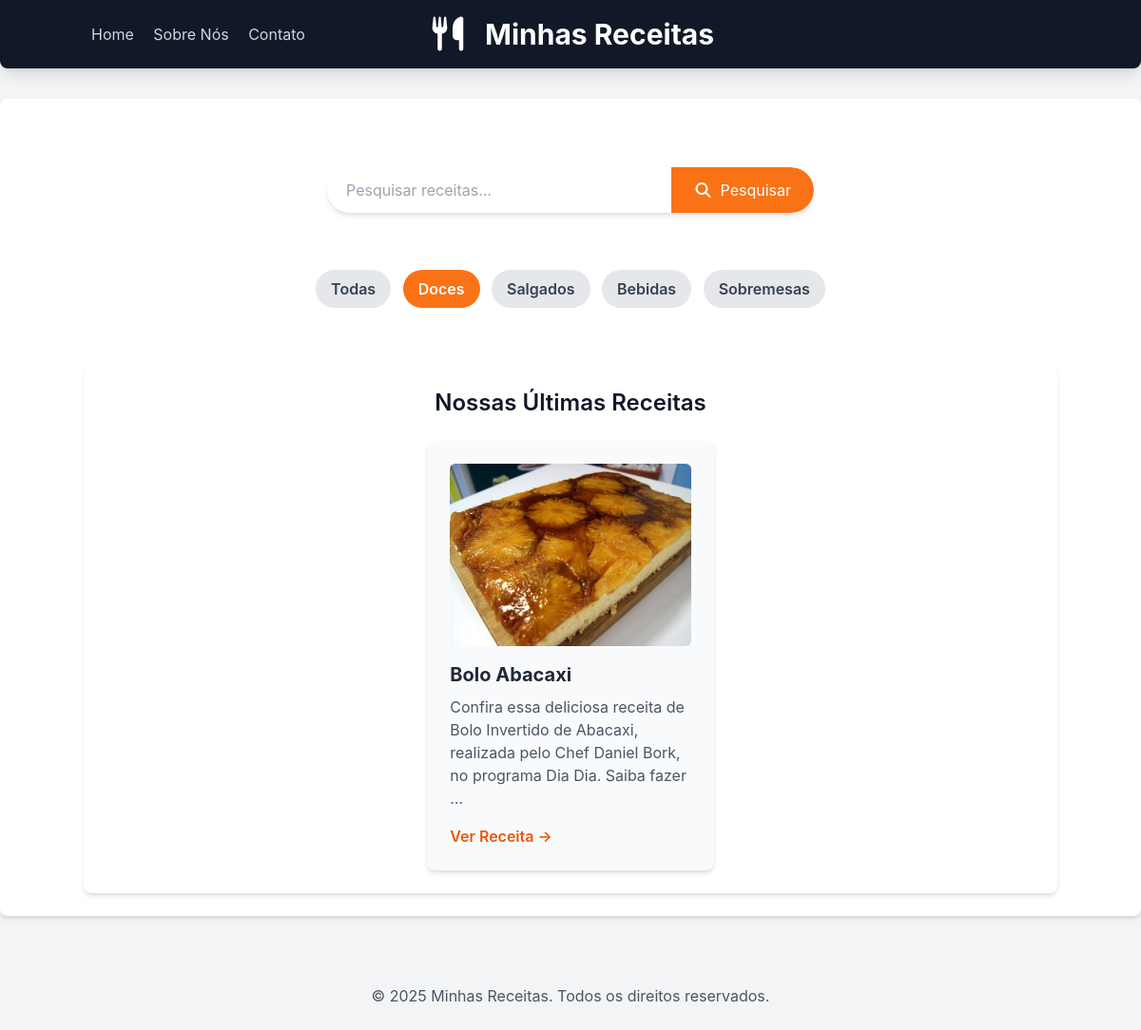
/?category=doces, run on the app's committed database.
### receitas/models.py (models this page shows, shortened)
class Receita(models.Model):
    CATEGORIAS = [
        ('doces', 'Doces'),
        ('salgados', 'Salgados'),
        ('bebidas', 'Bebidas'),
        ('sobremesas', 'Sobremesas'),
    ]
    title = models.CharField(max_length=200)
    description = models.TextField()
    ingredients = models.TextField()
    instructions = models.TextField()
    categoria = models.CharField(max_length=20, choices=CATEGORIAS, default='salgados')
    image = models.ImageField(upload_to="receitas/img", blank=True, null=True)
    created_at = models.DateTimeField(auto_now_add=True)
    updated_at = models.DateTimeField(auto_now=True)
    class Meta:
        verbose_name = "Receita"
        verbose_name_plural = "Receitas"
        ordering = ["-created_at"]

### receitas/views.py (the view)
# urls.py: 2. Add a URL to urlpatterns:  path('', views.home, name='home')
def home(request):
    categoria_query = request.GET.get("category")
    receitas = Receita.objects.all().order_by("-created_at")
    if categoria_query:
        receitas = receitas.filter(categoria=categoria_query)
    categorias = Receita.CATEGORIAS
    context = {
        "receitas": receitas,
        "categorias": categorias,
        "categoria_selecionada": categoria_query  # Adicione esta linha
    }
    return render(request, "receitas/home.html", context)

### receitas/templates/receitas/home.html (shortened to what this page needs)
{% extends 'base.html' %}
{% load static %}
{% block content %}
<section class="container mx-auto mt-8 p-4 flex justify-center">
    <form method="get" action="{% url 'pesquisar_receitas' %}"
        class="w-full max-w-lg flex bg-white rounded-full shadow-md overflow-hidden">
        <input type="text" placeholder="Pesquisar receitas..." name="q" value="{{ request.GET.q }}"
            class="flex-grow p-3 text-gray-700 focus:outline-none focus:ring-2 focus:ring-orange-500 rounded-l-full pl-5">
        <button type="submit" class="bg-orange-500 hover:bg-orange-600 text-white p-3 px-6
rounded-r-full transition duration-300 ease-in-out flex items-center justify-center">
            <i class="fas fa-search mr-2"></i> Pesquisar
        </button>
    </form>
</section>
<div class="container mx-auto p-6 mt-4 text-center">
    <a href="{% url 'home' %}" class="inline-block px-4 py-2 m-1 rounded-full font-semibold
        {% if not categoria_selecionada %}bg-orange-500 text-white{% else %}bg-gray-200 text-gray-700 hover:bg-orange-400 hover:text-white{% endif %}">
        Todas
    </a>
    {% for valor, nome in categorias %}
    <a href="?category={{ valor }}" class="inline-block px-4 py-2 m-1 rounded-full font-semibold
        {% if categoria_selecionada == valor %}bg-orange-500 text-white{% else %}bg-gray-200 text-gray-700 hover:bg-orange-400 hover:text-white{% endif %}">
        {{ nome }}
    </a>
    {% endfor %}
</div>
<div class="container mx-auto p-6 mt-8 bg-white rounded-lg shadow-md">
    <h2 class="text-2xl font-semibold mb-6 text-center">Nossas Últimas Receitas</h2>
    <div class="flex flex-wrap justify-center gap-6">
        {% for receita in receitas %}
        <div class="w-full sm:w-[calc(50%-1.5rem)] lg:w-[calc(33.333%-1.5rem)] bg-gray-50 p-6 rounded-lg shadow-md hover:shadow-lg transition-shadow duration-300 ease-in-out">
            {% if receita.image %}
            <img src="{{ receita.image.url }}" alt="{{ receita.title }}"
                class="w-full h-48 object-cover rounded-md mb-4">
            {% endif %}
            <h3 class="text-xl font-bold mb-2 text-gray-800">{{ receita.title }}</h3>
            <p class="text-gray-600 mb-4">{{ receita.description|truncatewords:20 }}</p>
            <a href="{% url 'receita_detail' id=receita.id %}"
                class="text-orange-600 hover:text-orange-800 font-semibold">Ver Receita &rarr;</a>
        </div>
        {% empty %}
        <p class="text-center text-gray-500">Nenhuma receita encontrada nesta categoria.</p>
        {% endfor %}
    </div>
</div>
{% endblock %}

### receitas/templates/base.html (style rules this page uses)
body { font-family: 'Inter', sans-serif; }

### data on the page
Receita: image (picture), title "Bolo Abacaxi", description "Confira essa deliciosa receita de Bolo Invertido de Abacaxi, realizada pelo Chef Daniel Bork, no programa Dia Dia. Saiba fazer …"

### other printed values
{{ nome }} "Doces" "Salgados" "Bebidas" "Sobremesas"
